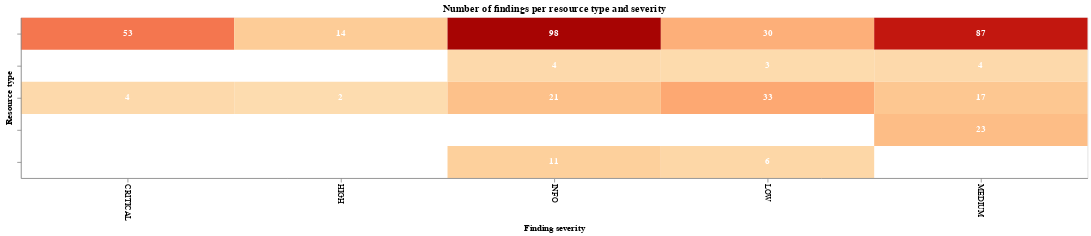

This figure's notebook cell:
### Markdown cell above
When spending time or money, it is essential to insist on getting the most bang for the buck.

### Code cell
findings_per_type_and_severity = data_scan_resources_ready_df[['type', 'Severity', 'Finding ID']].groupby(by=['type','Severity']).count().reset_index().rename(columns={"Finding ID": "count"})

c = (alt.Chart(findings_per_type_and_severity)
    .encode(alt.X('Severity', axis=alt.Axis(labels=True, labelAngle=90)).title('Finding severity'), alt.Y('type', axis=alt.Axis(labels=False, labelAngle=0)).title('Resource type'), alt.Color('count', legend=None).scale(scheme="orangered", reverse=False), alt.Text('count'), tooltip=["Severity","type","count"])
    .properties(title='Number of findings per resource type and severity', width=1330, height=200)
)

(c.mark_rect() + c.mark_text(baseline="middle", fontWeight="bold").encode(color=alt.value("white")))

### Figure 1 — Vega-Lite specification as saved in the notebook (floating-point values rounded to 4 significant figures)
{"config": {"view": {"continuousWidth": 300, "continuousHeight": 300}}, "layer": [{"mark": {"type": "rect"}, "encoding": {"color": {"field": "count", "legend": null, "scale": {"scheme": "orangered", "reverse": false}, "type": "quantitative"}, "text": {"field": "count", "type": "quantitative"}, "tooltip": [{"field": "Severity", "type": "nominal"}, {"field": "type", "type": "nominal"}, {"field": "count", "type": "quantitative"}], "x": {"axis": {"labelAngle": 90, "labels": true}, "field": "Severity", "title": "Finding severity", "type": "nominal"}, "y": {"axis": {"labelAngle": 0, "labels": false}, "field": "type", "title": "Resource type", "type": "nominal"}}, "title": "Number of findings per resource type and severity"}, {"mark": {"type": "text", "baseline": "middle", "fontWeight": "bold"}, "encoding": {"color": {"value": "white"}, "text": {"field": "count", "type": "quantitative"}, "tooltip": [{"field": "Severity", "type": "nominal"}, {"field": "type", "type": "nominal"}, {"field": "count", "type": "quantitative"}], "x": {"axis": {"labelAngle": 90, "labels": true}, "field": "Severity", "title": "Finding severity", "type": "nominal"}, "y": {"axis": {"labelAngle": 0, "labels": false}, "field": "type", "title": "Resource type", "type": "nominal"}}, "title": "Number of findings per resource type and severity"}], "data": {"name": "data-a106a13470a748d8d2208974eee5ed79"}, "height": 200, "width": 1330, "$schema": "https://vega.github.io/schema/vega-lite/v5.20.1.json", "datasets": {"data-a106a13470a748d8d2208974eee5ed79": [{"type": "BUCKET", "Severity": "CRITICAL", "count": 53}, {"type": "BUCKET", "Severity": "HIGH", "count": 14}, {"type": "BUCKET", "Severity": "INFO", "count": 98}, {"type": "BUCKET", "Severity": "LOW", "count": 30}, {"type": "BUCKET", "Severity": "MEDIUM", "count": 87}, {"type": "DATABASE", "Severity": "INFO", "count": 4}, {"type": "DATABASE", "Severity": "LOW", "count": 3}, {"type": "DATABASE", "Severity": "MEDIUM", "count": 4}, {"type": "DB_SERVER", "Severity": "CRITICAL", "count": 4}, {"type": "DB_SERVER", "Severity": "HIGH", "count": 2}, {"type": "DB_SERVER", "Severity": "INFO", "count": 21}, {"type": "DB_SERVER", "Severity": "LOW", "count": 33}, {"type": "DB_SERVER", "Severity": "MEDIUM", "count": 17}, {"type": "SNAPSHOT", "Severity": "MEDIUM", "count": 23}, {"type": "VIRTUAL_MACHINE", "Severity": "INFO", "count": 11}, {"type": "VIRTUAL_MACHINE", "Severity": "LOW", "count": 6}]}}
